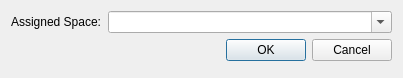
<?xml version="1.0" encoding="UTF-8"?>
<ui version="4.0">
 <class>SpaceChoiceDialog</class>
 <widget class="QDialog" name="SpaceChoiceDialog">
  <property name="geometry">
   <rect>
    <x>0</x>
    <y>0</y>
    <width>403</width>
    <height>78</height>
   </rect>
  </property>
  <property name="windowTitle">
   <string>Dialog</string>
  </property>
  <layout class="QFormLayout" name="formLayout">
   <item row="0" column="0">
    <widget class="QLabel" name="label">
     <property name="text">
      <string>Assigned Space:</string>
     </property>
    </widget>
   </item>
   <item row="0" column="1">
    <widget class="QComboBox" name="comboBox">
     <property name="editable">
      <bool>true</bool>
     </property>
     <property name="currentIndex">
      <number>-1</number>
     </property>
    </widget>
   </item>
   <item row="1" column="0" colspan="2">
    <widget class="QDialogButtonBox" name="buttonBox">
     <property name="orientation">
      <enum>Qt::Horizontal</enum>
     </property>
     <property name="standardButtons">
      <set>QDialogButtonBox::Cancel|QDialogButtonBox::Ok</set>
     </property>
    </widget>
   </item>
  </layout>
 </widget>
 <resources/>
 <connections>
  <connection>
   <sender>buttonBox</sender>
   <signal>accepted()</signal>
   <receiver>SpaceChoiceDialog</receiver>
   <slot>accept()</slot>
   <hints>
    <hint type="sourcelabel">
     <x>248</x>
     <y>254</y>
    </hint>
    <hint type="destinationlabel">
     <x>157</x>
     <y>274</y>
    </hint>
   </hints>
  </connection>
  <connection>
   <sender>buttonBox</sender>
   <signal>rejected()</signal>
   <receiver>SpaceChoiceDialog</receiver>
   <slot>reject()</slot>
   <hints>
    <hint type="sourcelabel">
     <x>316</x>
     <y>260</y>
    </hint>
    <hint type="destinationlabel">
     <x>286</x>
     <y>274</y>
    </hint>
   </hints>
  </connection>
 </connections>
</ui>
